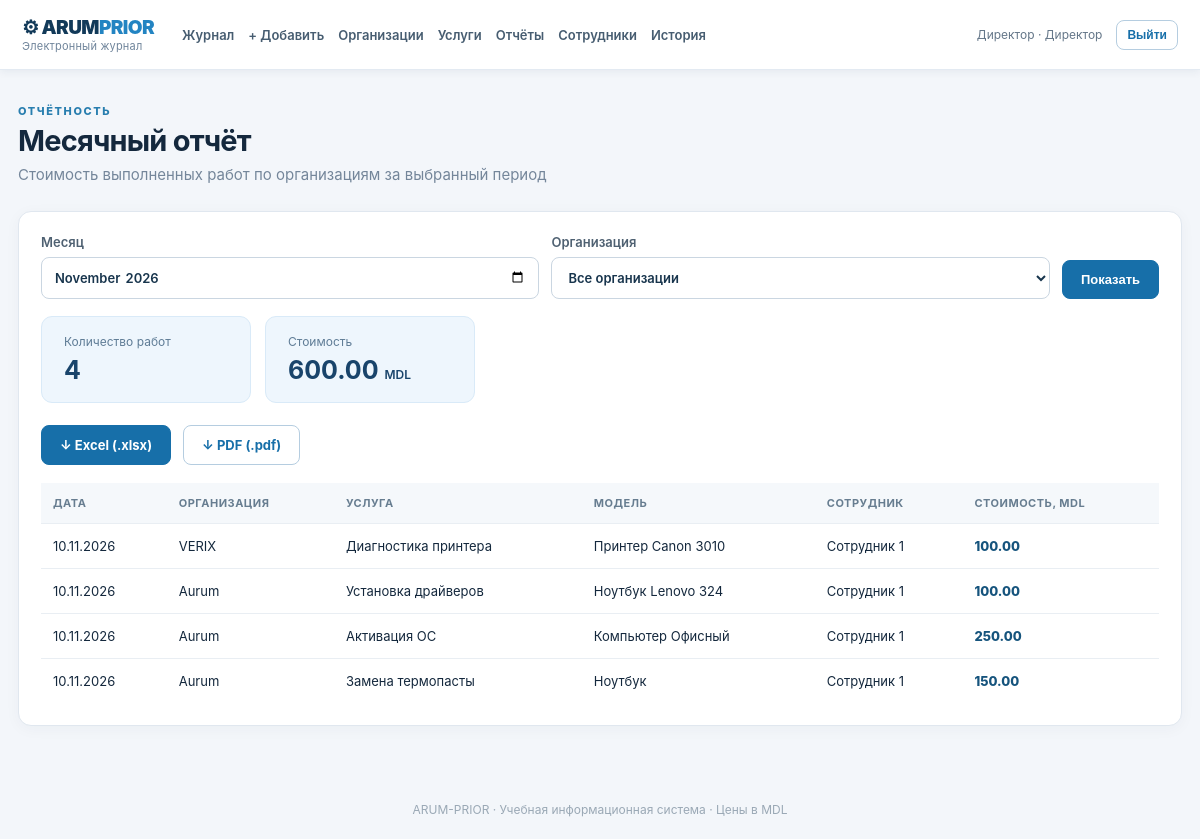
The app's page /reports (signed in) with its own data.
### app/models.py (models this page shows)
class User(Base):
    __tablename__ = 'users'
    id: Mapped[int] = mapped_column(primary_key=True)
    username: Mapped[str] = mapped_column(String(60), unique=True, index=True)
    full_name: Mapped[str] = mapped_column(String(120))
    password_hash: Mapped[str] = mapped_column(String(220))
    role: Mapped[str] = mapped_column(String(20), default='employee')
    active: Mapped[bool] = mapped_column(Boolean, default=True)

class WorkRecord(Base):
    __tablename__ = 'work_records'
    id: Mapped[int] = mapped_column(primary_key=True)
    work_date: Mapped[datetime] = mapped_column(Date)
    organization_id: Mapped[int] = mapped_column(ForeignKey('organizations.id'))
    service_id: Mapped[int] = mapped_column(ForeignKey('services.id'))
    user_id: Mapped[int] = mapped_column(ForeignKey('users.id'))
    device_type: Mapped[str] = mapped_column(String(70))
    model: Mapped[str] = mapped_column(String(120))
    note: Mapped[str] = mapped_column(Text, default='')
    price: Mapped[Decimal] = mapped_column(Numeric(10, 2))
    created_at: Mapped[datetime] = mapped_column(DateTime, default=now_utc)
    updated_at: Mapped[datetime] = mapped_column(DateTime, default=now_utc, onupdate=now_utc)
    deleted_at: Mapped[datetime | None] = mapped_column(DateTime, nullable=True)
    organization: Mapped[Organization] = relationship()
    service: Mapped[Service] = relationship()
    user: Mapped[User] = relationship()

class Organization(Base):
    __tablename__ = 'organizations'
    id: Mapped[int] = mapped_column(primary_key=True)
    name: Mapped[str] = mapped_column(String(160), unique=True)
    active: Mapped[bool] = mapped_column(Boolean, default=True)

class Service(Base):
    __tablename__ = 'services'
    id: Mapped[int] = mapped_column(primary_key=True)
    name: Mapped[str] = mapped_column(String(150), unique=True)
    price: Mapped[Decimal] = mapped_column(Numeric(10, 2))
    active: Mapped[bool] = mapped_column(Boolean, default=True)

### app/main.py (the view)
@app.get('/reports', response_class=HTMLResponse)
def reports(request: Request, month: str = '', organization_id: int = 0):
    with SessionLocal() as db:
        ctx = context(request, db)
        if ctx['user'].role != 'director': raise HTTPException(403, 'Только директор')
        month = month or date.today().strftime('%Y-%m')
        records, total = report_data(db, month, organization_id)
        orgs = db.scalars(select(Organization).order_by(Organization.name)).all()
        return see(request, 'reports.html', records=records, total=total, orgs=orgs, month=month, org_id=organization_id, **ctx)

### app/templates/reports.html
{% extends 'base.html' %}{% block content %}<div class="heading"><div><div class="eyebrow">ОТЧЁТНОСТЬ</div><h1>Месячный отчёт</h1><p class="muted">Стоимость выполненных работ по организациям за выбранный период</p></div></div><section class="panel"><form class="filters" method="get"><label>Месяц<input type="month" name="month" required value="{{ month }}"></label><label>Организация<select name="organization_id"><option value="0">Все организации</option>{% for o in orgs %}<option value="{{ o.id }}" {% if org_id==o.id %}selected{% endif %}>{{ o.name }}</option>{% endfor %}</select></label><button>Показать</button></form><div class="stats"><div class="stat"><span>Количество работ</span><strong>{{ records|length }}</strong></div><div class="stat"><span>Стоимость</span><strong>{{ '%.2f'|format(total) }} <small>MDL</small></strong></div></div><div class="export"><a class="btn" href="/reports/export/xlsx?month={{ month }}&organization_id={{ org_id }}">↓ Excel (.xlsx)</a><a class="btn outline" href="/reports/export/pdf?month={{ month }}&organization_id={{ org_id }}">↓ PDF (.pdf)</a></div><div class="table-wrap"><table><thead><tr><th>Дата</th><th>Организация</th><th>Услуга</th><th>Модель</th><th>Сотрудник</th><th>Стоимость, MDL</th></tr></thead><tbody>{% for r in records %}<tr><td>{{ r.work_date.strftime('%d.%m.%Y') }}</td><td>{{ r.organization.name }}</td><td>{{ r.service.name }}</td><td>{{ r.device_type }} {{ r.model }}</td><td>{{ r.user.full_name }}</td><td class="money">{{ '%.2f'|format(r.price) }}</td></tr>{% else %}<tr><td class="empty" colspan="6">Нет работ за этот период</td></tr>{% endfor %}</tbody></table></div></section>{% endblock %}

### app/templates/base.html
<!doctype html><html lang="ru"><head><meta charset="UTF-8"><meta name="viewport" content="width=device-width, initial-scale=1"><title>ARUM-PRIOR — электронный журнал</title><link rel="stylesheet" href="/static/style.css"></head><body>
{% if user %}<header class="top"><div class="brand">⚙ ARUM<span>PRIOR</span><small>Электронный журнал</small></div><nav><a href="/journal">Журнал</a><a href="/work/new">+ Добавить</a><a href="/organizations">Организации</a><a href="/services">Услуги</a>{% if user.role=='director' %}<a href="/reports">Отчёты</a><a href="/users">Сотрудники</a><a href="/audit">История</a>{% endif %}</nav><div class="account"><span>{{ user.full_name }} · {{ 'Директор' if user.role=='director' else 'Сотрудник' }}</span><form action="/logout" method="post"><input type="hidden" name="csrf_token" value="{{ csrf }}"><button class="outline small">Выйти</button></form></div></header>{% endif %}
<main class="container">{% block content %}{% endblock %}</main><footer>ARUM-PRIOR · Учебная информационная система · Цены в MDL</footer></body></html>

### app/static/style.css (style rules this page uses)
:root { font-family:Inter,'Segoe UI',Arial,sans-serif;color:#14283d;background:#f3f6fa;font-size:15px }
* { box-sizing:border-box }
body { margin:0;min-height:100vh;display:flex;flex-direction:column }
a { color:#1767a4;text-decoration:none }
.top { background:#fff;border-bottom:1px solid #e3eaf2;padding:16px max(22px,calc((100vw - 1250px)/2));display:flex;align-items:center;gap:28px;flex-wrap:wrap;box-shadow:0 2px 8px #102f5010 }
.brand { font-size:19px;font-weight:900;letter-spacing:-.6px;color:#123a59;white-space:nowrap }
.brand span { color:#2384c2 }
.brand small { display:block;font-weight:400;font-size:11px;letter-spacing:.2px;color:#70859b }
nav { display:flex;gap:14px;align-items:center;flex:1;flex-wrap:wrap }
nav a { color:#475d71;font-weight:600;font-size:13px }
.account { display:flex;gap:14px;align-items:center;font-size:12px;color:#657789 }
.container { width:min(1200px,calc(100% - 36px));margin:34px auto;flex:1 }
.heading { display:flex;justify-content:space-between;align-items:center;gap:20px;margin-bottom:24px;flex-wrap:wrap }
h1 { font-size:29px;letter-spacing:-.8px;margin:5px 0 6px }
.eyebrow { font-size:11px;font-weight:800;letter-spacing:1.6px;color:#287eaf }
.muted { color:#74869a;margin:0;line-height:1.5 }
.panel { border:1px solid #e0e7ef;border-radius:13px;background:#fff;box-shadow:0 3px 15px #193a560a;padding:22px;margin-bottom:20px }
.stats { display:flex;gap:14px;margin:17px 0 22px;flex-wrap:wrap }
.stat { background:#eef6fd;border:1px solid #d9eaf8;border-radius:11px;padding:17px 22px;min-width:210px }
.stat span { display:block;font-size:12px;color:#5f7c96;margin-bottom:6px }
.stat strong { font-size:25px;color:#19446b }
.stat small { font-size:12px;font-weight:600 }
.filters,.form-actions,.export { display:flex;gap:12px;align-items:end;flex-wrap:wrap }
.filters { margin-bottom:16px }
.filters label { min-width:190px;flex:1 }
.filters input,.filters select { min-height:41px }
label { display:block;font-weight:600;font-size:13px;color:#4f6172 }
label input,label select,label textarea { display:block;width:100%;margin-top:7px }
input,select,textarea { padding:11px 12px;border:1px solid #cad6e1;border-radius:8px;background:white;color:#18354d;font:inherit;max-width:100% }
button,.btn { display:inline-block;appearance:none;background:#176fa9;color:white;border:1px solid #176fa9;border-radius:8px;font-size:13px;font-weight:700;padding:11px 18px;cursor:pointer;white-space:nowrap }
.outline { background:white;color:#176fa9;border-color:#b5cde0 }
.small { padding:7px 10px;font-size:12px }
.table-wrap { overflow-x:auto }
table { border-collapse:collapse;width:100%;font-size:13px }
th { text-align:left;background:#f5f8fb;color:#677d90;font-size:11px;text-transform:uppercase;letter-spacing:.5px }
th,td { padding:13px 12px;border-bottom:1px solid #e9eef3;vertical-align:middle }
td { line-height:1.4 }
tr:last-child td { border-bottom:none }
.money { font-weight:800;white-space:nowrap;color:#16547d }
.export { margin:0 0 18px }
footer { text-align:center;color:#9aa8b5;font-size:12px;padding:22px }

### records on screen
User: full_name "Директор", role "Директор"
WorkRecord: work_date "10.11.2026", organization.name "VERIX", service.name "Диагностика принтера", device_type "Принтер", model "Canon 3010", user.full_name "Сотрудник 1", price "100.00"
WorkRecord: work_date "10.11.2026", organization.name "Aurum", service.name "Установка драйверов", device_type "Ноутбук", model "Lenovo 324", user.full_name "Сотрудник 1", price "100.00"
WorkRecord: work_date "10.11.2026", organization.name "Aurum", service.name "Активация ОС", device_type "Компьютер", model "Офисный", user.full_name "Сотрудник 1", price "250.00"
WorkRecord: work_date "10.11.2026", organization.name "Aurum", service.name "Замена термопасты", device_type "Ноутбук", user.full_name "Сотрудник 1", price "150.00"

### other values on screen
{{ records|length }} "4"
{{ '%.2f'|format(total) }} "600.00"
